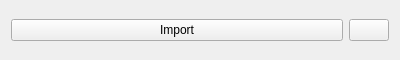
<?xml version="1.0" encoding="UTF-8"?>
<ui version="4.0">
 <class>ImportActions</class>
 <widget class="QWidget" name="ImportActions">
  <property name="geometry">
   <rect>
    <x>0</x>
    <y>0</y>
    <width>400</width>
    <height>60</height>
   </rect>
  </property>
  <layout class="QHBoxLayout" name="horizontalLayout" stretch="1,0">
   <property name="topMargin">
    <number>0</number>
   </property>
   <property name="bottomMargin">
    <number>0</number>
   </property>
   <item>
    <widget class="QPushButton" name="btnImport">
     <property name="text">
      <string>Import</string>
     </property>
    </widget>
   </item>
   <item>
    <widget class="QPushButton" name="btnDelete">
     <property name="toolTip">
      <string>Delete</string>
     </property>
     <property name="text">
      <string/>
     </property>
     <property name="icon">
      <iconset resource="../../../data/MediaElch.qrc">
       <normaloff>:/img/trash_white.png</normaloff>:/img/trash_white.png</iconset>
     </property>
     <property name="iconSize">
      <size>
       <width>12</width>
       <height>12</height>
      </size>
     </property>
    </widget>
   </item>
  </layout>
 </widget>
 <resources>
  <include location="../../../data/MediaElch.qrc"/>
 </resources>
 <connections/>
</ui>
